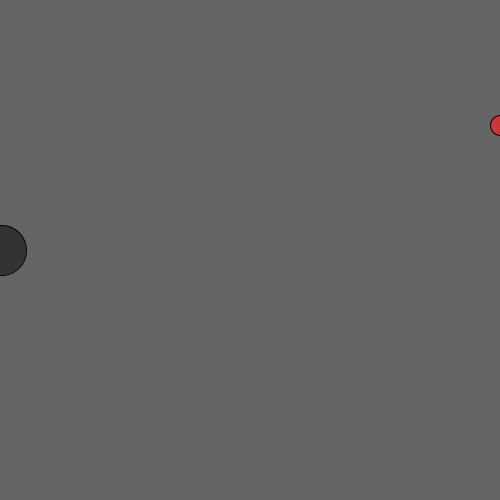
Frame 1 (no input)
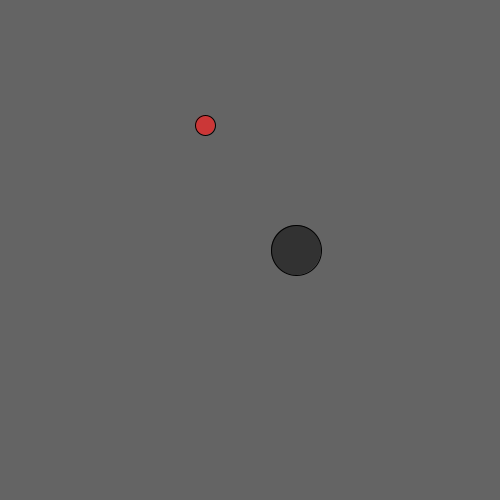
Frame 60 (the mouse pressed at the canvas centre just before this capture)
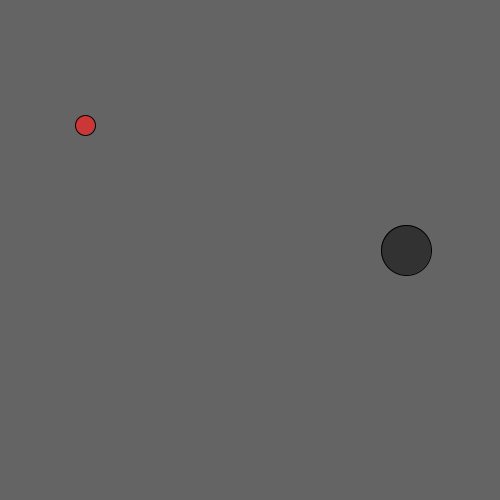
Frame 120 (the mouse held since frame 60 and released just before this capture)

The Processing sketch that drew these frames (run headless with seeded random() and noise(); from frame 60 on, the mouse is pressed at the canvas centre):

// Processing sketch: ball_class
// ── ball_class.pde
Ball ball1, ball2;

void setup() {
  size(500,500);
  smooth();
  ball1 = new Ball(1, height/2,50, 50, 5);
  ball2 = new Ball(width, height/4,20, #CB3737, -5);
}

void draw() {
  background(100);
  ball1.display();
  ball1.move();
  
  ball2.display();
  ball2.move();
}
// ── ball.pde
class Ball {
 float x;
 float y;
 int s;
 color c;
 float speed;
  
  Ball(float xtemp, float ytemp,int stemp, color ctemp, int speedTemp) {
    x = xtemp;
    y = ytemp;
    s = stemp;
    c = ctemp;
    speed = speedTemp;
  }
 
  void display() {
   ellipseMode(CENTER);
   fill(c);
   ellipse(x,y,s,s);
  }
  
  void move() {
   x = x + speed;
    if ((x > width) || (x < 0)) {
      speed = speed * -1;
    }
    
  }
 
}
